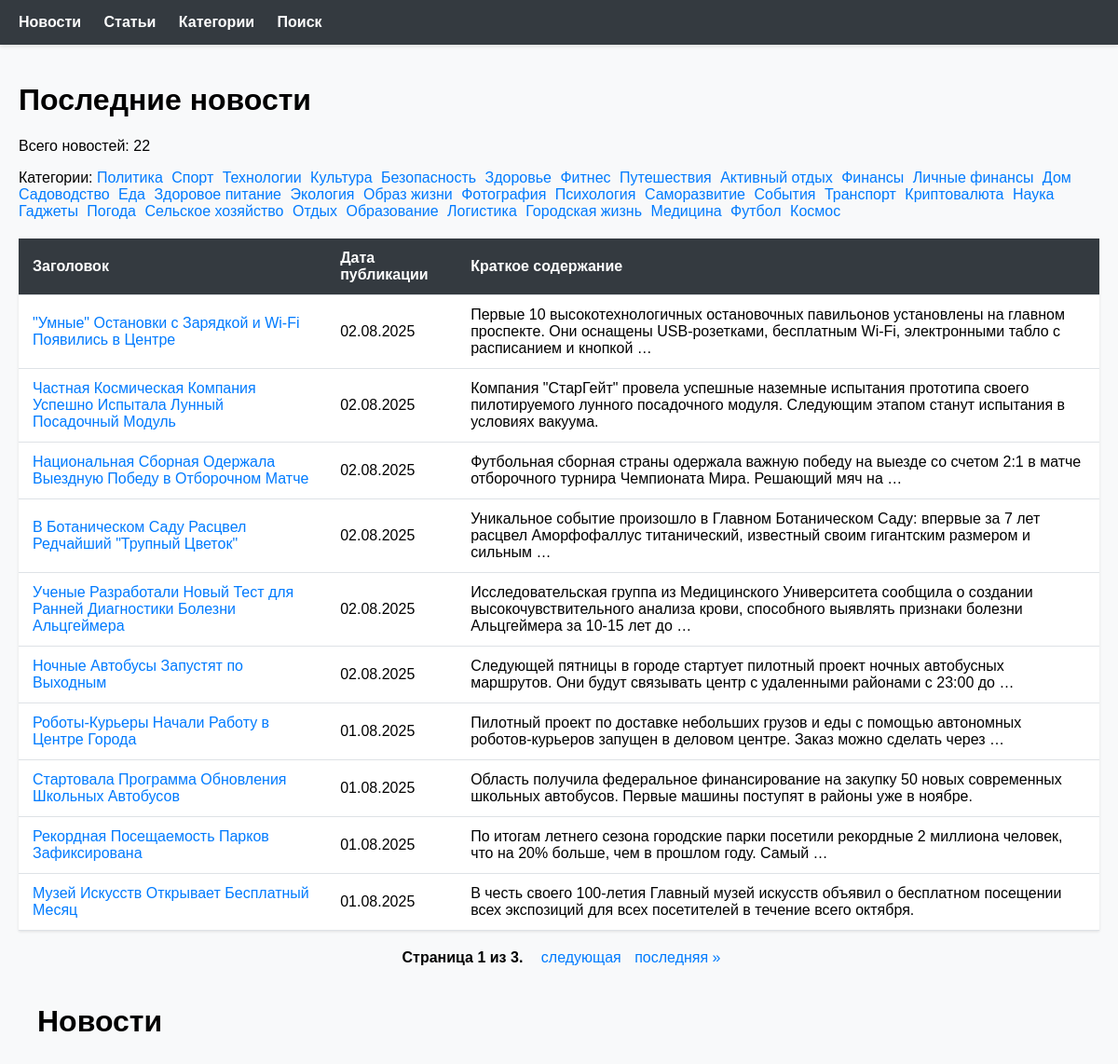
Before: /news/ with the older database file.
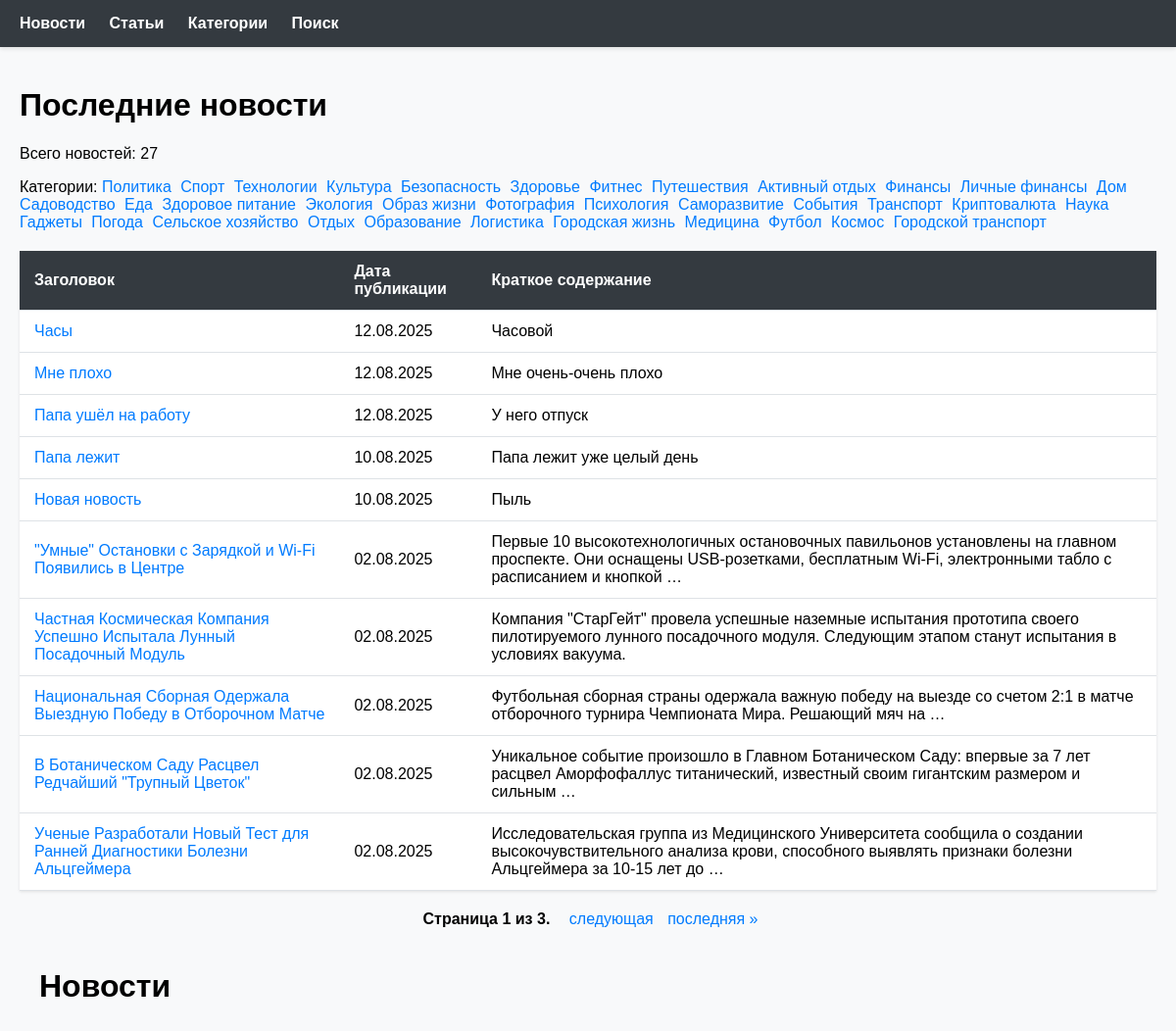
After: the same page with the newer database file.
### NewsPortal/models.py (models this page shows, shortened)
class Category(models.Model):
    name = models.CharField(max_length=100, unique=True)
    subscribers = models.ManyToManyField(User, related_name='subscribed_categories', blank=True)

class Post(models.Model):
    ARTICLE = 'AR'
    NEWS = 'NW'
    POST_TYPES = [
        (ARTICLE, 'Статья'),
        (NEWS, 'Новость'),
    ]
    author = models.ForeignKey(
        Author,
        on_delete=models.CASCADE,
        related_name='posts'
    )
    post_type = models.CharField(max_length=2, choices=POST_TYPES)
    created_at = models.DateTimeField(auto_now_add=True)
    categories = models.ManyToManyField(
        Category,
        through='PostCategory',
        related_name='posts'
    )
    title = models.CharField(max_length=200)
    content = models.TextField()
    rating = models.IntegerField(default=0)

### NewsPortal/views.py (the view)
# urls.py: path('', views.news_list, name='news_list'),
def news_list(request):
    news = Post.objects.filter(post_type='NW').order_by('-created_at')
    categories = Category.objects.all()
    paginator = Paginator(news, 10)
    page_number = request.GET.get('page')
    page_obj = paginator.get_page(page_number)
    return render(request, 'news/news_list.html', {
        'page_obj': page_obj,
        'total_news': news.count(),
        'categories': categories
    })

### NewsPortal/context_processors.py (called while the page is built)
def site_info(request):
    return {
        'SITE_NAME': getattr(settings, 'SITE_NAME', 'News Portal'),
        'SITE_URL': getattr(settings, 'SITE_URL', 'localhost:8000'),
    }

def site_settings(request):
    return {
        'SITE_NAME': settings.SITE_NAME,
        'SITE_URL': settings.SITE_URL,
    }

def social_login_buttons(request):
    return {
        'social_login_buttons': mark_safe(
            '<a href="/accounts/yandex/login/?process=login" class="btn yandex-btn">'
            '<img src="https://upload.wikimedia.org/wikipedia/commons/thumb/9/91/Yandex_icon.svg/512px-Yandex_icon'
            '.svg.png"'
            'alt="Yandex" width="20"> Войти через Yandex'
            '</a>'
        )
    }

### NewsPortal/templates/news/news_list.html (shortened to what this page needs)
{% extends 'default.html' %}
{% load news_filters %}
{% block content %}
    <h1>Последние новости</h1>
    <p>Всего новостей: {{ total_news }}</p>
    <div class="category-links">
        Категории:
        {% for category in categories %}
            <a href="{% url 'NewsPortal:category_detail' category.id %}"
               class="badge bg-secondary">
                {{ category.name }}
            </a>
        {% endfor %}
    </div>
    <table>
        <thead>
            <tr>
                <th>Заголовок</th>
                <th>Дата публикации</th>
                <th>Краткое содержание</th>
            </tr>
        </thead>
        <tbody>
            {% for post in page_obj %}
                <tr>
                    <td><a href="{% url 'NewsPortal:news_detail' post.id %}">{{ post.title|censor }}</a></td>
                    <td>{{ post.created_at|date:"d.m.Y" }}</td>
                    <td>{{ post.content|censor|truncatewords:20 }}</td>
                </tr>
            {% endfor %}
        </tbody>
    </table>
    <div class="pagination">
        <span class="step-links">
            <span class="current">
                Страница {{ page_obj.number }} из {{ page_obj.paginator.num_pages }}.
            </span>
            {% if page_obj.has_next %}
                <a href="?page={{ page_obj.next_page_number }}">следующая</a>
                <a href="?page={{ page_obj.paginator.num_pages }}">последняя &raquo;</a>
            {% endif %}
        </span>
    </div>
    <div class="container">
        <h1>
            Новости
        </h1>
    </div>
{% endblock %}

Changed rows visible on the page:
no longer on this page (row unchanged): Post: title|censor "Ночные Автобусы Запустят по Выходным", created_at "02.08.2025", content|censor "Следующей пятницы в городе стартует пилотный проект ночных автобусных маршрутов. Они будут связывать центр с удаленными районами с 23:00 до …"
no longer on this page (row unchanged): Post: title|censor "Роботы-Курьеры Начали Работу в Центре Города", created_at "01.08.2025", content|censor "Пилотный проект по доставке небольших грузов и еды с помощью автономных роботов-курьеров запущен в деловом центре. Заказ можно сделать через …"
no longer on this page (row unchanged): Post: title|censor "Стартовала Программа Обновления Школьных Автобусов", created_at "01.08.2025", content|censor "Область получила федеральное финансирование на закупку 50 новых современных школьных автобусов. Первые машины поступят в районы уже в ноябре."
no longer on this page (row unchanged): Post: title|censor "Рекордная Посещаемость Парков Зафиксирована", created_at "01.08.2025", content|censor "По итогам летнего сезона городские парки посетили рекордные 2 миллиона человек, что на 20% больше, чем в прошлом году. Самый …"
no longer on this page (row unchanged): Post: title|censor "Музей Искусств Открывает Бесплатный Месяц", created_at "01.08.2025", content|censor "В честь своего 100-летия Главный музей искусств объявил о бесплатном посещении всех экспозиций для всех посетителей в течение всего октября."
added Category: name "Городской транспорт"
added Post: title|censor "Часы", created_at "12.08.2025", content|censor "Часовой"
added Post: title|censor "Мне плохо", created_at "12.08.2025", content|censor "Мне очень-очень плохо"
added Post: title|censor "Папа ушёл на работу", created_at "12.08.2025", content|censor "У него отпуск"
added Post: title|censor "Папа лежит", created_at "10.08.2025", content|censor "Папа лежит уже целый день"
added Post: title|censor "Новая новость", created_at "10.08.2025", content|censor "Пыль"
Other visible differences:
{{ total_news }}: "22" → "27"
